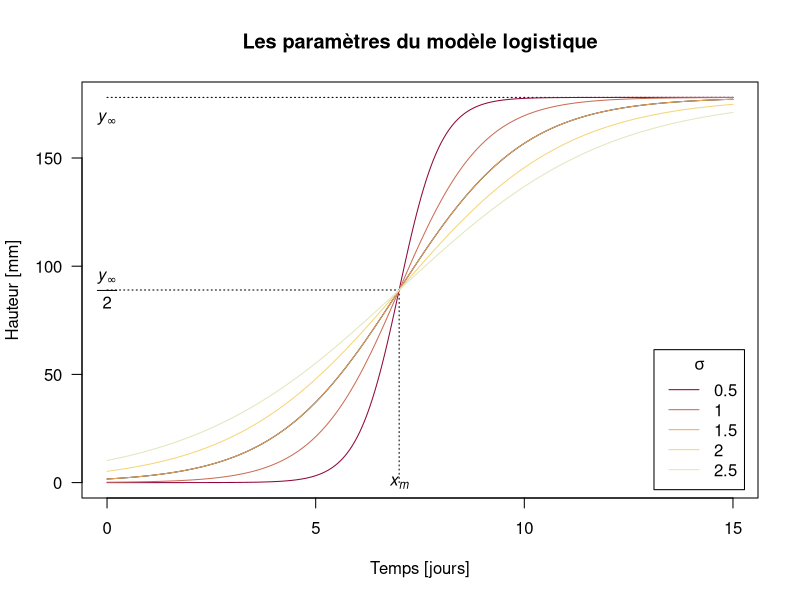

This figure's R source: (Note: this script raises an error after producing the figure.)
## ---- chunk 1
##################################################
# Options générales pour les fragments de code R # 
##################################################
# Ils seront exécutés mais pas intégrés directement 
# dans le document pour pouvoir les regrouper
# tous en annexe
knitr::opts_chunk$set(include = FALSE)
# On demande à ce que le codage des caractères soit
# en UTF-8
options(encoding = "UTF-8") 
## ---- chunk 2
######################################################
# Paramètres généraux utilisés dans tout le document #
######################################################

# Les paquets R utilisés :
library(xtable) # Pour générer des tables LaTeX

# Le risque de première espèce pour les tests statistiques :
alpha <- 0.05

# Le seuil en mm pour déclarer qu'il y a eu germination
seuilG <- 10

# Les types de conditions expérimentales et les variétés
# de lentilles existants :
all.types <- c("E1V1", "E1V2", "E2V1", "E2V2")
## ---- chunk 3

#################################
# Importation du jeu de données #
#################################

lentilles <- read.csv2("data/lentilles.csv")

# Remarque : si besoin de revenir aux données originelles faire
# lentilles <- read.csv2("data/sauvegardes/lentilles.csv")
## ---- chunk 4

#################################
# Utilisation de la classe Date #
#################################

lentilles$date <- as.Date(lentilles$date)
deb <- min(lentilles$date) # Début de l'expérience
fin <- max(lentilles$date) # Fin de l'expérience

# On pourra ensuite utiliser ces variables dans le corps du rapport avec
# des constructions du type : du `r deb` au `r fin`, inclus, soit un 
# suivi de `r 1 + (fin - deb)` jours. 
## ---- chunk 5

########################
# Contrôles de qualité #
########################

# Contrôle de qualité : 61 colonnes attendues

if(ncol(lentilles) != 61) stop("Il n'y a pas 61 colonnes comme attendu")

# Contrôle de qualité : l'expérience dure environ 21 jours, si on a plus de
# 42 jours c'est certainement que les dates ne sont pas au format ISO 8601
# dans le fichier importé.

if(difftime(fin, deb) > 42)
  stop("Vérifiez que les dates soient bien au format ISO 8601")

# Contrôle de qualité : si l'importation des données est correcte, les
# colonnes de 2 à 61 doivent être de la classe 'integer'

for(j in 2:61){
  if(class(lentilles[ , j]) != "integer"){
    nomcol <- colnames(lentilles)[j]
    msg <- paste("La colonne numéro", j, ":", nomcol, "n'est pas du type 'integer'")
    stop(msg)
  }
}

# Contrôle de qualité : si l'importation des données est correcte, il n'y
# a pas de valeurs manquantes dans toutes les colonnes. On renseigne ici la
# colonne éventuellement impliquée.

for(j in 1:61){
  if(any(is.na(lentilles[ , j]))){
    nomcol <- colnames(lentilles)[j]
    msg <- paste("La colonne numéro", j, ":", nomcol, "comporte des valeurs manquantes")
    stop(msg)
  }
}

# Contrôle de qualité : le nom des colonnes est imposé

noms.attendus <- 
c("date", "E1V1.01", "E1V1.02", "E1V1.03", "E1V1.04", "E1V1.05", 
"E1V1.06", "E1V1.07", "E1V1.08", "E1V1.09", "E1V1.10", "E1V1.11", 
"E1V1.12", "E1V1.13", "E1V1.14", "E1V1.15", "E1V2.01", "E1V2.02", 
"E1V2.03", "E1V2.04", "E1V2.05", "E1V2.06", "E1V2.07", "E1V2.08", 
"E1V2.09", "E1V2.10", "E1V2.11", "E1V2.12", "E1V2.13", "E1V2.14", 
"E1V2.15", "E2V1.01", "E2V1.02", "E2V1.03", "E2V1.04", "E2V1.05", 
"E2V1.06", "E2V1.07", "E2V1.08", "E2V1.09", "E2V1.10", "E2V1.11", 
"E2V1.12", "E2V1.13", "E2V1.14", "E2V1.15", "E2V2.01", "E2V2.02", 
"E2V2.03", "E2V2.04", "E2V2.05", "E2V2.06", "E2V2.07", "E2V2.08", 
"E2V2.09", "E2V2.10", "E2V2.11", "E2V2.12", "E2V2.13", "E2V2.14", 
"E2V2.15")

if(!identical(colnames(lentilles), noms.attendus)){
  stop("Le nom des colonnes n'est pas conforme")
}


# Si les contrôles de qualité sont passés, on sauvegarde les données
# pour pouvoir les exploiter en dehors du présent *.Rmd dans une
# session R avec load("data/lentilles.Rda"). On ajoute la date à
# laquelle a été généré l'objet lentilles en commentaire pour 
# aider à la traçabilité.

comment(lentilles) <- paste("Généré le", Sys.time())

save(lentilles, file = "data/lentilles.Rda")

## ---- chunk 6

####################################################
# Illustration des paramètres du modèle logistique #
####################################################

logistique <- function(x, Asym, xmid, scal){
  return(Asym/(1 + exp((xmid - x)/scal)))
}
jpeg("figs/paramlogis.jpg", width = 480, height = 320)
# Définition de la fenêtre graphique :
plot.new()
jdeb <- 0 ; jfin <- 15 ; xlim <- c(jdeb, jfin)
# exemple avec une lentille qui a poussé :
Asym <- 178 ; xmid <- 7 ; scal <- 1.5
ylim <- c(0, Asym)
plot.window(xlim = xlim, ylim = ylim)
title(main = "Les paramètres du modèle logistique")
axis(2, las = 1) ; title(ylab = "Hauteur [mm]")
axis(1) ; title(xlab = "Temps [jours]") ; box()
xx <- seq(jdeb, jfin, le = 256)
points(xx, logistique(xx, Asym, xmid, scal), type = "l")
segments(jdeb, Asym, jfin, Asym, lty = 3)
text(jdeb, Asym - 10, expression(italic(y)[infinity]))
segments(jdeb, Asym/2, xmid, Asym/2, lty = 3)
text(jdeb, Asym/2, expression(frac(italic(y)[infinity],2)))
segments(xmid, 0, xmid, Asym/2, lty = 3)
text(xmid, 0, expression(italic(x[m])))
sseq <- seq(0.5, 2.5, by = 0.5) ; ns <- length(sseq)
col <- hcl.colors(ns, "Heat")
for(i in seq_len(ns))
  points(xx, logistique(xx, Asym, xmid, sseq[i]), type = "l",
         col = col[i])
legend("bottomright", inset = 0.02, legend = sseq, lty = 1,
       col = col, title = expression(sigma))
dev.off()
## ---- chunk 7

##################################
# Calcul des taux de germination #
##################################

# Extraction des deux premiers caractères du nom des colonnes
# pour avoir le type d'expérience (E1V1, E1V2, E2V2, E2V2) :
nomenclature <- substr(colnames(lentilles), 1, 4)
# Calcul de l'indice ifin de la dernière mesure de 
# l'expérience :
ifin <- nrow(lentilles)

# Boucle sur les 4 types de graines possibles
for(type in all.types)
{
  # Calcul du nombre de graines semées :
  assign(paste0("n.", type), sum(nomenclature == type))
  # Calcul du nombre de graines germées (i.e. longueur des plants
  # au moins égal à seuilG à la fin de l'expérience) :
  assign(paste0("ng.", type), 
    sum(lentilles[ifin, nomenclature == type] > seuilG))
  # Calcul des taux de germination en pourcentage
  assign(paste0("tg.", type), 
    100*get(paste0("ng.", type))/get(paste0("n.", type)))
}

# Taux de germination global :
n.glob <- sum(sapply(paste0("n.", all.types), get))
ng.glob <- sum(sapply(paste0("ng.", all.types), get))
tg.glob <- 100*ng.glob/n.glob
# Taux de germination de la variété V1 :
typeV1 <- c("E1V1", "E2V2")
n.V1 <- sum(sapply(paste0("n.", typeV1), get))
ng.V1 <- sum(sapply(paste0("ng.", typeV1), get))
tg.V1 <- 100*ng.V1/n.V1
# Taux de germination de la variété V2 :
typeV2 <- c("E1V2", "E2V2")
n.V2 <- sum(sapply(paste0("n.", typeV2), get))
ng.V2 <- sum(sapply(paste0("ng.", typeV2), get))
tg.V2 <- 100*ng.V2/n.V2
# Taux de germination de la condition E1 :
typeE1 <- c("E1V1", "E1V2")
n.E1 <- sum(sapply(paste0("n.", typeE1), get))
ng.E1 <- sum(sapply(paste0("ng.", typeE1), get))
tg.E1 <- 100*ng.E1/n.E1
# Taux de germination de la condition E2 :
typeE2 <- c("E2V1", "E2V2")
n.E2 <- sum(sapply(paste0("n.", typeE2), get))
ng.E2 <- sum(sapply(paste0("ng.", typeE2), get))
tg.E2 <- 100*ng.E2/n.E2
## ---- chunk 8
###################################################
# Représentation graphique du taux de germination #
###################################################

mkjpeg <- TRUE
if(mkjpeg) jpeg("figs/tauxG.jpg", width = 480, height = 240)

# Calcul des résultats bruts pour la variété V1
resbrutV1 <- matrix(c(ng.E1V1, n.V1/2 - ng.E1V1,
                      ng.E2V1, n.V1/2 - ng.E2V1), nrow = 2, ncol = 2)
rownames(resbrutV1) <- c("germé", "non-germé")
colnames(resbrutV1) <- c("E1", "E2")
# Calcul des résultats bruts pour la variété V2
resbrutV2 <- matrix(c(ng.E1V2, n.V2/2 - ng.E1V2,
                      ng.E2V2, n.V2/2 - ng.E2V2), nrow = 2, ncol = 2)
rownames(resbrutV2) <- c("germé", "non-germé")
colnames(resbrutV2) <- c("E1", "E2")
# Représentation graphique
par(mfrow = c(1, 2), mar = c(1, 1, 4, 1) + 0.1)
mosaicplot(t(resbrutV1), shade = TRUE, main = "Variété V1")
mosaicplot(t(resbrutV2), shade = TRUE, main = "Variété V2")
if(mkjpeg) dev.off()
## ---- chunk 9

#######################################################
# Test de l'impact des conditions environnementales sur
# le taux de germination des variétés V1 et V2
#######################################################
tgtestV1 <- chisq.test(resbrutV1, simulate.p.value = TRUE)$p.value
tgtestV2 <- chisq.test(resbrutV2, simulate.p.value = TRUE)$p.value
## ---- chunk 10

########################################################
# Représentation graphique de la croissance des plants #
########################################################

mkjpeg <- TRUE
# Ouverture du périphérique graphique :
if(mkjpeg) jpeg("figs/courbes.jpg")

# Paramètres graphiques : 2 X 2 graphes, marge externe en
# haut et ajustement des marges internes :
par(mfrow = c(2, 2), oma = c(0, 0, 2, 0), mar = c(5, 4, 3, 1))

# Boucle sur les quatre types de graines :
for(type in all.types){
  # Colonnes concernées
  jtype <- which(nomenclature == type)
  # Que les plants germés :
  todo <- jtype[lentilles[ifin, jtype] >= seuilG]
  n <- length(todo)
  mycol <- hcl.colors(n, "Dark 2")
  
  # Définition de la fenêtre graphique :
  plot.new()
  # Temps en jours depuis le début de l'expérience
  x <- as.numeric(lentilles$date - lentilles$date[1]) 
  xlim <- range(x)
  # échelle commune en y pour tous les graphes :
  ylim <- range(lentilles[ , -1])
  plot.window(xlim = xlim, ylim = ylim)
  title(main = paste("Type", type))
  axis(2, las = 1) ; title(ylab = "Hauteur [mm]")
  axis(1)
  title(xlab = "Temps [jours]") ; box()
  
  # Pour chaque lentille germée, tracer les points et les
  # courbes du modèle logistique :
  for(j in seq_len(n)){
    points(x, lentilles[ , todo[j]], pch = j,
           col = mycol[j])
    y <- lentilles[ , todo[j]]
    data <- as.data.frame(list(x = x, y = y))
    # Estimation des paramètres :
    resnls <- try(nls(y ~ SSlogis(x, Asym, xmid, scal), data = data),
                  silent = TRUE)
    # Si problème pour estimer les paramètres on passe au suivant
    if(inherits(resnls, "try-error")) next
    # Ajout du modèle estimé sur le graphique :
    xx <- as.numeric(seq(min(x), max(x), length.out = 256))
    lines(xx, predict(resnls, list(x = xx)), col = mycol[j])
  }
  if(length(todo) > 0){
    # Mettre deux colonnes si plus de 5 courbes
    ncol <- 1
    if(length(todo) > 5) ncol <- 2
    # Calculer l'ordre d'affichage des plants dans la légende
    # pour que les plus grands soient en haut :
    myo <- rev(order(unlist(lentilles[ifin, todo])))
    legend("topleft", inset = 0.02, 
           legend = colnames(lentilles)[todo][myo],
           bg = grey(0.95), pch = myo, col = mycol[myo], cex = 0.75,
           ncol = ncol)
  }
}

# Titre général :
title(main = "Croissance des plants de lentilles", 
      outer = TRUE, cex.main = 1.5)
# Fermeture du périphérique graphique :
if(mkjpeg) dev.off()
## ---- chunk 11

##########################################################
# Calcul de la table des paramètres du modèle logistique #
##########################################################
# Les colonnes avec les données de croissance :
jcol <- which(nomenclature %in% all.types)
# Les colonnes des lentilles germées :
plants <- jcol[lentilles[ifin, jcol] >= seuilG]
np <- length(plants)
tabparam <- as.data.frame(matrix(NA, nrow = np, ncol = 3))
colnames(tabparam) <- c("Asym", "xmid", "scal")
rownames(tabparam) <- colnames(lentilles)[plants]
# Calcul des paramètres pour chaque plant
for(i in seq_len(np)){
    y <- lentilles[ , plants[i]]
    data <- as.data.frame(list(x = x, y = y))
    # Estimation des paramètres :
    resnls <- try(nls(y ~ SSlogis(x, Asym, xmid, scal), data = data),
                  silent = TRUE)
    # Si problème on passe au suivant
    if(inherits(resnls, "try-error")) next
    tabparam[i, ] <- coef(resnls)
}
# Ajout d'une colonne pour la condition environnementale (env)
# et d'une colonne pour la variété de lentilles (var)

tabparam$env <- factor(substr(rownames(tabparam), 1, 2), 
                          levels = c("E1", "E2"))
tabparam$var <- factor(substr(rownames(tabparam), 3, 4),
                          levels = c("V1", "V2"))
## ---- chunk 12

######################################
# Calcul de la table au format LaTeX #
######################################

# On part de la table déjà calculée
tablatex <- tabparam

# La fonction print.xtable() du paquet xtable fait son possible pour
# protéger les caractères spéciaux de LaTeX, par exemple en remplaçant
# les $ par \$. Comme on veut des formules LaTeX dans le nom des
# colonnes on va neutraliser ce comportement en définissant une
# fonction qui ne fait rien et que l'on donnera pour l'argument
# sanitize.colnames.function de print.xtable()

pastouche <- function(x) return(x)

# On peut maintenant changer le nom des colonnes pour utiliser des
# formules LaTeX avec la précaution que l'oblique inverse \ doit
# elle-même être protégée par une oblique inverse :

colnames(tablatex)[1:3] <- c("$y_\\infty\\ \\left[\\text{mm}\\right]$", 
                             "$x_m\\ \\left[\\text{j}\\right]$", 
                             "$\\sigma\\ \\left[\\text{j}^{-1}\\right]$")

caption <- paste0("\\color{bleu}Les paramètres du modèle logistique au ", fin, ". ",
  "Les valeurs manquantes signifient que les paramètres du modèle",
  " ($y_\\infty$, $x_m$ et $\\sigma$) n'ont pas pu être estimées. ",
  "La signification des paramètres est donnée dans la \\refs{deflogistique}. ",
  "Les colonnes env et var précisent les conditions expérimentales ",
  "et les variétés de lentilles, respectivement ",
  "(voir la \\refs{methexp}).")

print(xtable(tablatex, caption = caption, label = "tabparam"), 
  file = "tabs/tabparam.tex",
  sanitize.colnames.function = pastouche, size = "scriptsize")
## ---- chunk 13

#######################################
# Calcul des tailles finales par type #
#######################################

# Seuil d'exclusion des pousses tardives

seuilxm <- 10
tabparamutil <- tabparam
tabparamutil <- tabparamutil[!is.na(tabparamutil$xmid), ]
# On conserve les plants qui étaient déjà à mi-hauteur avant
# seuilxm jours, l'abscice du point d'inflexion xmid doit donc
# être inférieure à seuilxm
tabparamutil <- tabparamutil[tabparamutil$xmid < seuilxm, ]
tabparamutil$fac <- as.factor(paste0(tabparamutil$env, tabparamutil$var))

# Calcul du tableau des taille finales
tabtail <- as.data.frame(matrix(NA, nrow = 4, ncol = 2))
colnames(tabtail) <- c("n", "moyenne")
for(i in seq_len(length(all.types))){
  rownames(tabtail)[i] <- all.types[i]
  qui <- which(tabparamutil$fac == all.types[i])
  tabtail[i, "n"] <- length(qui)
  tabtail[i, "moyenne"] <- mean(tabparamutil[qui, "Asym"])
}

# Représentation graphique
jpeg("figs/taille.jpg", width = 480, height = 320)
stripchart(Asym~fac, tabparamutil, las = 1, pch = 19,
           xlab = "Taille finale [mm]")
dev.off()

# Calcul de la table LaTeX :

caption <- "Longueurs moyennes finales des plants de lentilles."

print(xtable(tabtail, caption = caption, label = "tabtail", 
    digits = 1), 
  file = "tabs/tabtail.tex")
## ---- chunk 14

# Variété V1
x <- subset(tabparamutil, var == "V1" & env == "E1")$Asym
length(unique(x))
y <- subset(tabparamutil, var == "V1" & env == "E2")$Asym
length(unique(y))
x_clean <- x[!is.na(x)]
y_clean <- y[!is.na(y)]
pvalwV1 <- wilcox.test(x_clean, y_clean)$p.value
# Variété V2
x <- subset(tabparamutil, var == "V2" & env == "E1")$Asym
length(unique(x))
y <- subset(tabparamutil, var == "V2" & env == "E2")$Asym
length(unique(y))
x_clean <- x[!is.na(x)]
y_clean <- y[!is.na(y)]
pvalwV2 <- wilcox.test(x_clean, y_clean)$p.value
## ---- chunk 15
msg <- character() ; Encoding(msg) <- "UTF-8"
if(knitr::current_input() == "BIO3164L.Rmd"){
  msg <- "\\textbf{Attention, attention, attention} : le fichier \\mbox{\\texttt{BIO3164L.Rmd}} n'a pas été renommé en \\mbox{\\texttt{NomPrenom.Rmd}}. Ne pas utiliser d'espace, de tiret, de caractères spéciaux ou de caractères accentués dans \\mbox{\\texttt{NomPrenom.Rmd}}." 
  } else { 
  msg <- ""
}
## ---- chunk 16
save.image("data/mesdonnes.Rda")
## ---- chunk 17
# Pour inclure l'environnement R utilisé
toLatex(sessionInfo())
## ---- chunk 18
labs <- knitr::all_labels()
# Liste des fragments de code à ne pas afficher
labs <- setdiff(labs, c("setup", "get-labels", "affichetout"))
